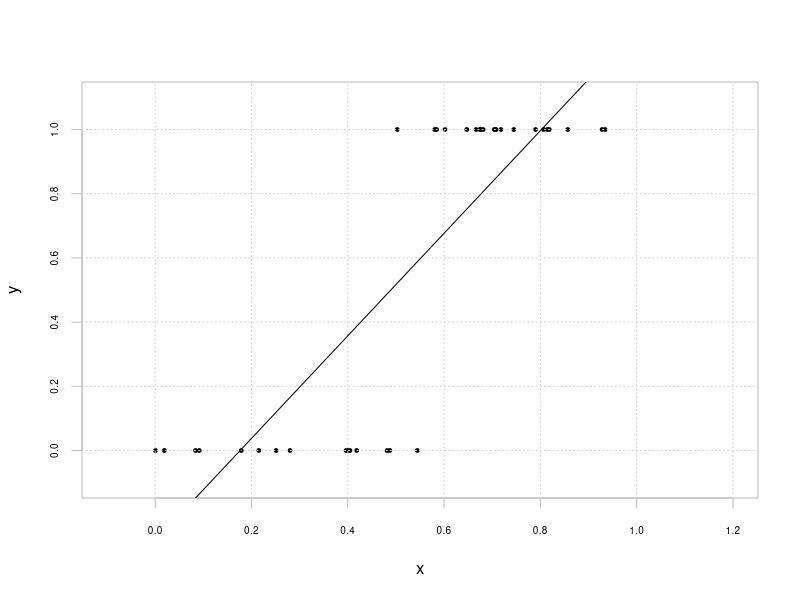
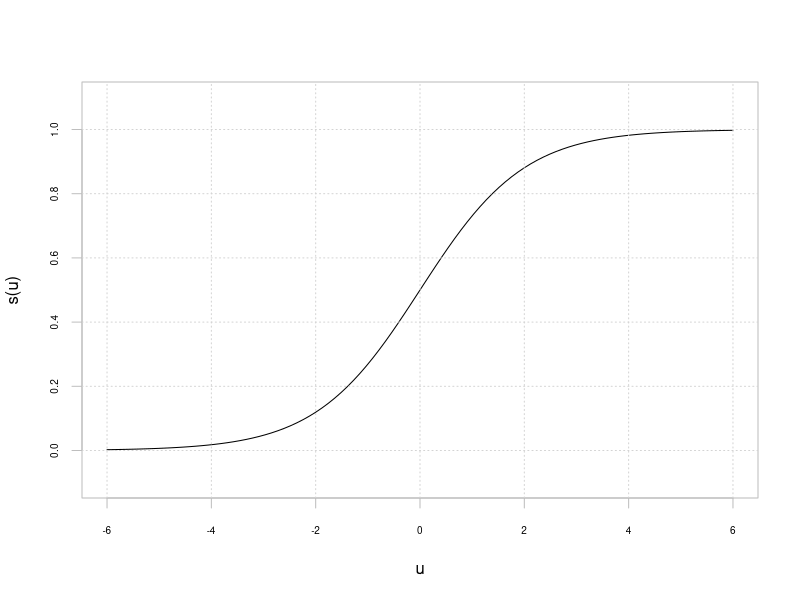
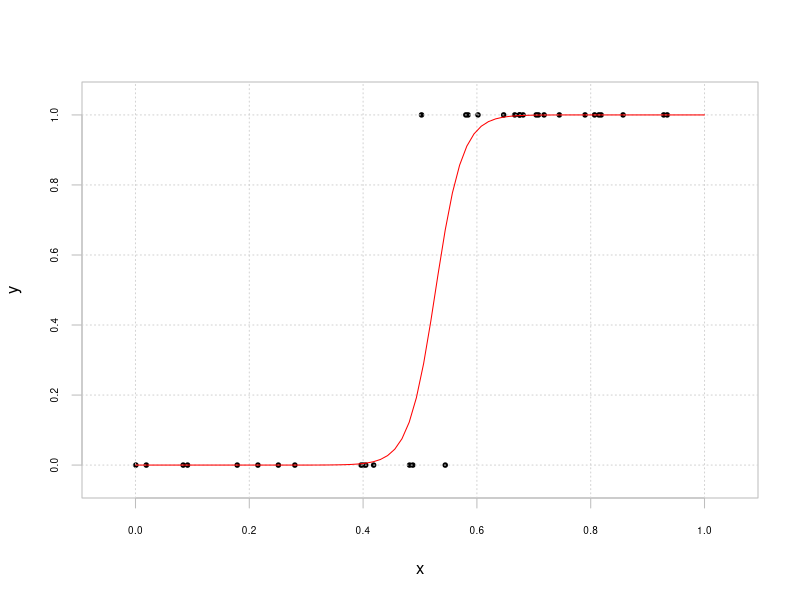

Generate these figures, in order, with R:

set.seed(12345)
N1 = 15
N2 = 20
x  = c(runif(N1) * 0.55, 0.5 + runif(N2) * 0.45)
y = c(rep(0, N1), rep(1, N2))

df = data.frame(x=x, y=y)

m = lm(y ~ x, df)

plot(df$x, df$y, col = 'black', bg = 'black', pch = 19, cex = 0.5,
     xlim=c(-0.1, 1.2), ylim=c(-0.1,1.1), ylab='y',  xlab='x', axes=FALSE)
box(col="gray")
axis(1, col="gray", col.axis="black", cex.axis=0.6)
axis(2, col="gray", col.axis="black", cex.axis=0.6)
grid()

p = predict(m, df)
lines(df$x, p)


###
x = seq(from=-6, to=6, length.out=100)
y = 1 / (1 + exp(-x))

plot(x, y, col = 'black', pch = 19, cex = 0.5, type = 'l',
     xlim=c(-6, 6), ylim=c(-0.1,1.1), ylab='s(u)',  xlab='u', axes=FALSE)
box(col="gray")
axis(1, col="gray", col.axis="black", cex.axis=0.6)
axis(2, col="gray", col.axis="black", cex.axis=0.6)
grid()

###
m = glm(y ~ x, data=df, family=binomial(link='logit'))

z = data.frame(x=seq(from=0, to=1, length.out=80))
p = predict(m, z)
p = 1 / (1 + exp(-p))

plot(df$x, df$y, col = 'black', bg = 'black', pch = 19, cex = 0.6,
     xlim=c(-0.05, 1.05), ylim=c(-0.05,1.05), ylab='y',  xlab='x', axes=FALSE)
box(col="gray")
axis(1, col="gray", col.axis="black", cex.axis=0.6)
axis(2, col="gray", col.axis="black", cex.axis=0.6)
grid()
lines(z$x, p, col='red', lwd=1)

